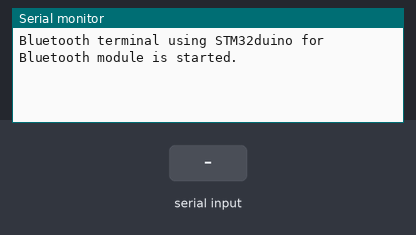
The sketch below on a simulated Arduino Uno, built with avr-gcc and run on an emulated ATmega328P. Parts: the last lines printed to the serial monitor. The test bench sets the inputs (shaded band).

Above: at 1.2 s.
1.3 s: "1" received over the second serial link
At 1.6 s:
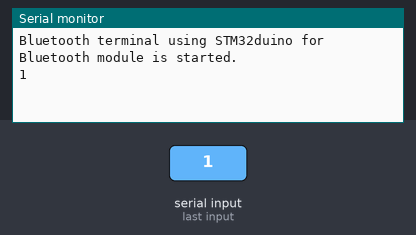
2.8 s: "0" received over the second serial link
At 4.0 s:
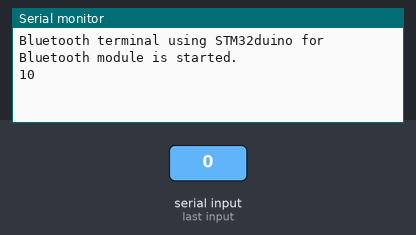

Measured:
- after the input at 1.3 s, the serial monitor: prints a new line at once (image 1)
- after the input at 2.8 s, the serial monitor: prints a new line at once (image 2)

The sketch:

bluetooth-terminal.ino
```cpp
#include <SoftwareSerial.h>
#define RX_PIN A1
#define TX_PIN A0
SoftwareSerial CC2541(RX_PIN, TX_PIN);

void setup() {
  Serial.begin(9600);
  Serial.println("Bluetooth terminal using STM32duino for Bluetooth module is started.");
  CC2541.begin(9600);
}

void loop() {
  if (CC2541.available()) {
    Serial.write(CC2541.read());
  }
  if (Serial.available()) {
    CC2541.write(Serial.read());
  }
}
```
